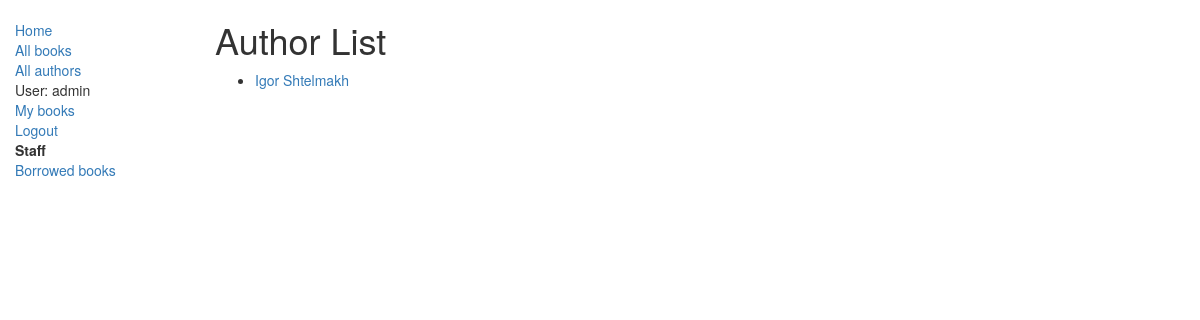
The page /catalog/authors/ (signed in) on the database as committed earlier.
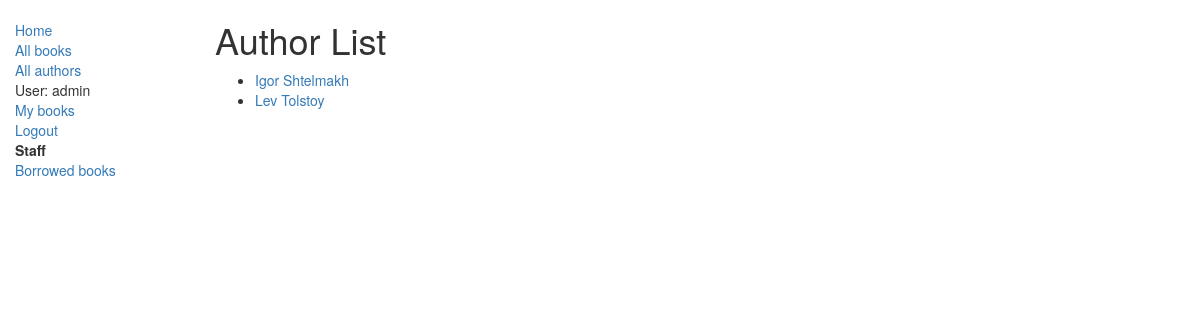
The same page on the database as committed later.
### catalog/models.py (models this page shows, shortened)
class Author(models.Model):
    first_name = models.CharField(max_length=100)
    last_name = models.CharField(max_length=100)
    date_of_birth = models.DateField(null=True, blank=True)
    date_of_death = models.DateField('died', null=True, blank=True)
    class Meta:
        ordering = ["last_name","first_name"]
    def get_absolute_url(self):
        return reverse('author-detail', args=[str(self.id)])

### catalog/views.py (the view)
# urls.py: path('authors/', views.AuthorListView.as_view(), name='authors'),
class AuthorListView(generic.ListView):
    model = Author
    paginate_by = 10

### catalog/templates/catalog/author_list.html
{% extends "base_generic.html" %}
{% block content %}
    <h1>Author List</h1>
    {% if author_list %}
    <ul>
      {% for author in author_list %}
      <li>
        <a href="{{ author.get_absolute_url }}">{{ author.first_name }} {{ author.last_name }}</a>
      </li>
      {% endfor %}
    </ul>
    {% else %}
      <p>There are no authors in the library.</p>
    {% endif %}
{% endblock %}

Rows that differ between the two databases and show on the page:
added Author: first_name "Lev", last_name "Tolstoy"
